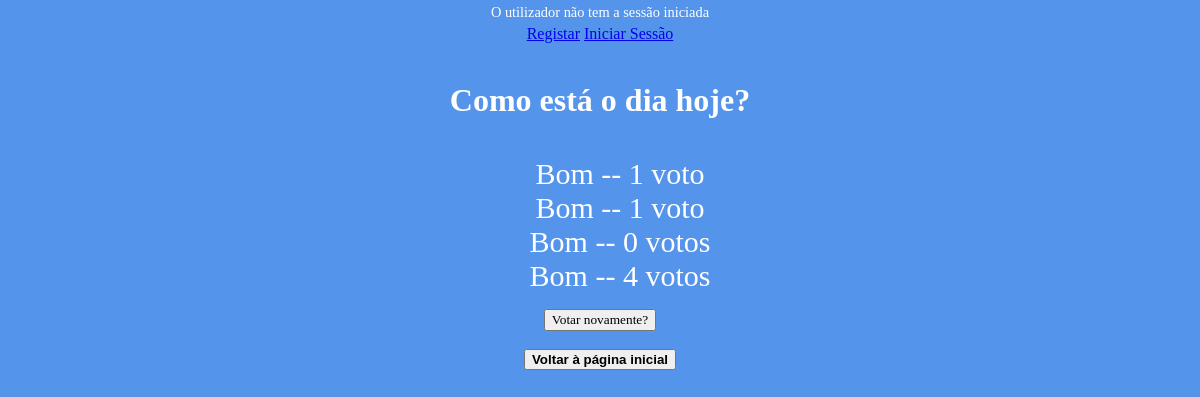
/votacao/2/resultados, run on the app's committed database.
### votacao/models.py (models this page shows, shortened)
class Questao(models.Model):
 questao_texto = models.CharField(max_length=200)
 pub_data = models.DateTimeField('data de publicacao')

class Opcao(models.Model):
 questao = models.ForeignKey(Questao, on_delete=models.CASCADE)
 opcao_texto = models.CharField(max_length=200)
 votos = models.IntegerField(default=0)

### votacao/views.py (the view)
# urls.py: path("<int:questao_id>/resultados", views.resultados, name="resultados"),
def resultados(request, questao_id):
    questao = get_object_or_404(Questao, pk=questao_id)
    return render(request, 'votacao/resultados.html', {'questao': questao})

### votacao/templates/votacao/resultados.html (shortened to what this page needs)
{% extends "./secondbase.html" %}
{% block body %}
    <h1>{{ questao.questao_texto }}</h1>
    <form action="{% url 'votacao:detalhe' questao.id %}" method="post">
        <ul>
        {% for opcao in questao.opcao_set.all %}
        <li>{{ opcao.opcao_texto }} -- {{ opcao.votos }} voto{{ opcao.votos|pluralize }}</li>
        {% endfor %}
        </ul>
        <input type="submit" value="Votar novamente?"/>
    </form>
    <br>
    <br>
{% endblock %}

### votacao/static/votacao/css/estilos.css (style rules this page uses)
body { background-image: url('images/Iscte.JPG'); background-color: #5494EB; background-position: center; background-size: auto; background-repeat: no-repeat; margin: 0; font-family: Arial black; align:center; text-align:center; }
h1 { font-family: Arial black; text-align: center; color: white; }
p, li { text-align:center; color: white; font-size: 30px; }
ul { list-style-type: none; font-family: Arial black; text-align: center; }
input { color: black; text-align: center; font-family: Arial black; }
form { postion:fixed; top:50%; left:50%; width:500px; display:inline-block; margin: auto; }

### data on the page
Questao: questao_texto "Como está o dia hoje?"
Opcao: opcao_texto "Bom", votos "1"
Opcao: opcao_texto "Bom", votos "1"
Opcao: opcao_texto "Bom", votos "0"
Opcao: opcao_texto "Bom", votos "4"
